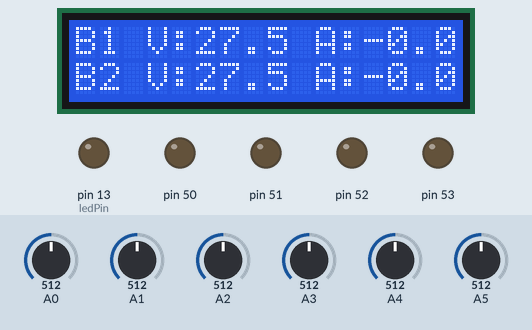
Recording of a sketch running on a simulated Arduino Mega 2560, built with avr-gcc and run on an emulated ATmega2560. Shown: 16×2 character LCD, output pins drawn as LEDs (lit = HIGH). The inputs (shaded band) are chosen by the test bench; at power-on: A3 = 512, A4 = 512, A0 = 512, A5 = 512, A1 = 512, A2 = 512. Pins used as bus, display or sensor lines are not drawn; what the sketch prints to the serial monitor is not drawn.

Above: at 1.2 s.
1.3 s: A3 set to 716
At 2.7 s:
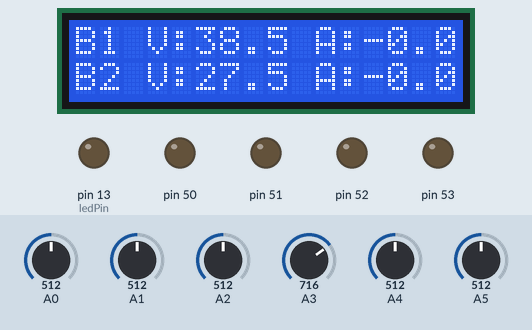
3.0 s: A4 set to 716
At 4.4 s:
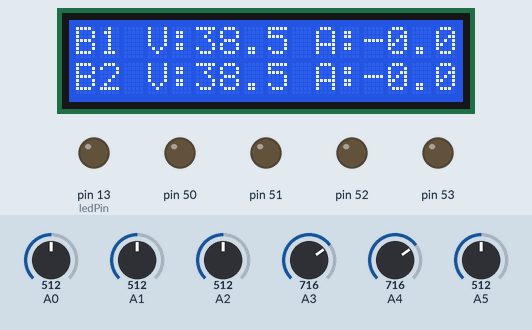
4.7 s: A0 set to 716
At 6.1 s:
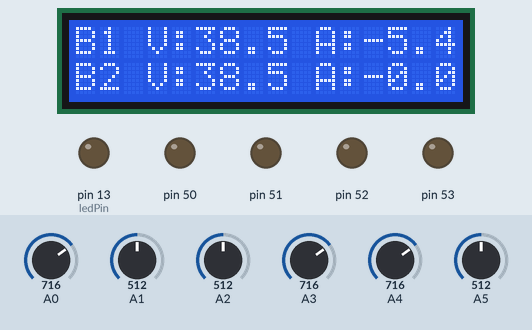
6.4 s: A5 set to 716
At 7.8 s:
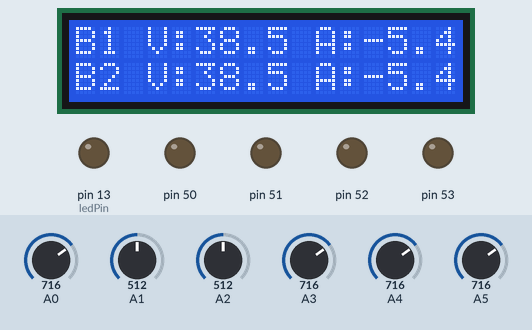
8.1 s: A3 set to 992
At 8.6 s:
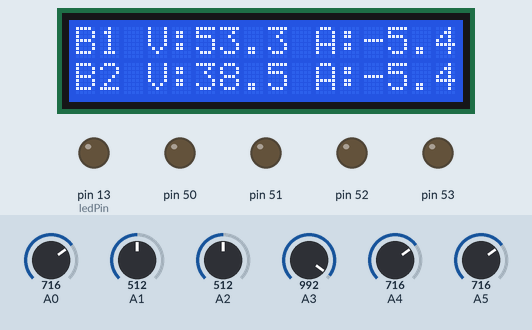
9.8 s: A4 set to 992
At 10.4 s:
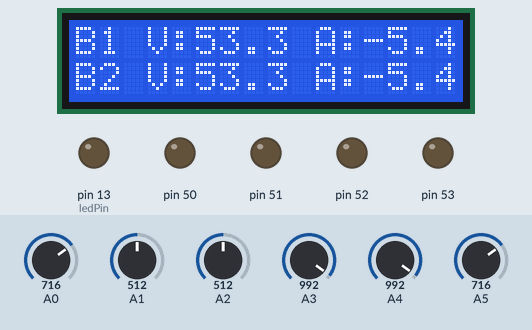
Timing chart, 0 to 12.5 s (numbered marks = the images above; inputs shaded):
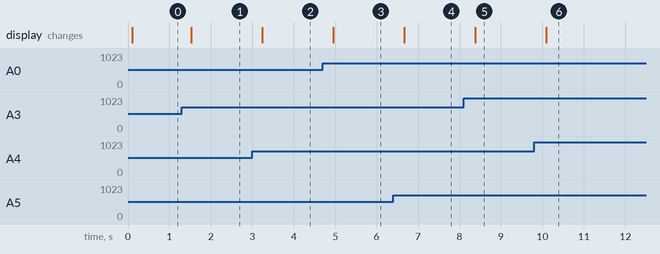

Measured:
- after the input at 1.3 s, the display: changes after 0.23 s (image 1)
- after the input at 3.0 s, the display: changes after 0.24 s (image 2)
- after the input at 4.7 s, the display: changes after 0.25 s (image 3)
- after the input at 6.4 s, the display: changes after 0.26 s (image 4)
- after the input at 8.1 s, the display: changes after 0.28 s (image 5)
- after the input at 9.8 s, the display: changes after 0.29 s (image 6)

The sketch:

Charge_Controller.ino
```cpp
// include the library code:
#include <LiquidCrystal.h>

// initialize the library with the numbers of the interface pins
LiquidCrystal lcd(12, 11, 2, 3, 4, 5);

void getVoltages();
float getVoltage(int option);
double getCurrent(int pin);

int b1CurrentSense = A0;
int Solar_Panel = A1;
int VCC_Regulator = A2;
int Batt_1 = A3;
int Batt_2 = A4;
int b2CurrentSense = A5;

int ledPin = 13;

int r1 = 46; //b1
int r2 = 47; //b2

int r3 = 48; //bat_sw
int r4 = 49; //chrg_sw
int r5 = 50;
int r6 = 51;
int r7 = 52;
int r8 = 53;

float b1,b2,sp,vr;

bool charge = false;

int bToCharge = 1;

int binUse = 0;

double b1Current = 0;
double b2Current = 0;

float tVolts = 6.0;

void setup()
{
  Serial.begin(9600);
  lcd.begin(16, 2);
  pinMode(ledPin, OUTPUT);
  for(int i = 46;i<=53;i++)
    pinMode(i,OUTPUT);
}

void displayData()
{
  lcd.clear();
  if(bToCharge == 0)
  {
    lcd.setCursor(0,0);
    lcd.print("B1 V:");
    lcd.print(b1,1);
    lcd.print(" A:");
    lcd.print(b1Current,1);

    lcd.setCursor(0,1);
    lcd.print("B2 V:");
    lcd.print(b2,1);
    lcd.print(" A:");
    lcd.print(b2Current,1);
  }
  else
  {
    lcd.setCursor(0,0);
    lcd.print("B1 V:");
    lcd.print(b1,1);
    lcd.print(" A:");
    lcd.print(b1Current,1);

    lcd.setCursor(0,1);
    lcd.print("B2 V:");
    lcd.print(b2,1);
    lcd.print(" A:");
    lcd.print(b2Current,1);
  }

  Serial.print("B1: ");
  Serial.print(b1);
  Serial.print(", B2: ");
  Serial.print(b2);
  Serial.print(", SP: ");
  Serial.print(sp);
  Serial.print(", VR: ");
  Serial.println(vr);
}


void loop()
{
  getVoltages();
  b1Current = -1* getCurrent(b1CurrentSense);
  b2Current = -1* getCurrent(b2CurrentSense);
  displayData();
  if(b1>b2)
  bToCharge = 1;
  else
  bToCharge = 0;
  if(vr >= 6.0 && vr <= 6.5)
  charge = true;
  if(charge)
  {
    if(bToCharge == 0)
    {
      digitalWrite(r2,HIGH);
      digitalWrite(r3,HIGH);
      digitalWrite(r1,HIGH);
      digitalWrite(r4,HIGH);
    }
    else
    {
      digitalWrite(r1,LOW);
      digitalWrite(r2,LOW);
      digitalWrite(r3,LOW);
      digitalWrite(r4,HIGH);
    }
  }
  else
  {
    if(bToCharge == 0)
    {
      digitalWrite(r2,HIGH);
      digitalWrite(r3,HIGH);
      digitalWrite(r1,HIGH);
      digitalWrite(r4,LOW);
    }
    else
    {
      digitalWrite(r1,LOW);
      digitalWrite(r2,LOW);
      digitalWrite(r3,LOW);
      digitalWrite(r4,LOW);
    }
  }
  delay(250);
}


void getVoltages()
{
  b1 = getVoltage(Batt_1);
  b2 = getVoltage(Batt_2);
  sp = getVoltage(Solar_Panel);
  vr = getVoltage(VCC_Regulator);
  delay(25);
}


double getCurrent(int pin)
{
  int mVperAmp = 185; // use 100 for 20A Module and 66 for 30A Module
  int RawValue= 0;
  int ACSoffset = 2500;
  double Voltage = 0;
  double Amps = 0;
  RawValue = analogRead(pin);
  Voltage = (RawValue / 1023.0) * 5000; // Gets you mV
  Amps = ((Voltage - ACSoffset) / mVperAmp);
  return Amps;
}

float getVoltage(int option)
{
  float R1 = 100000.0;
  float R2 = 10000.0; // resistance of R2 (10K)!
  int value = analogRead(option);
  float vout = (value * 5.0) / 1024.0; // see text
  float vin = vout / (R2/(R1+R2));
  if (vin<0.09)
  {
    vin=0.0;//statement to quash undesired reading !
  }
  return vin;
}
```
